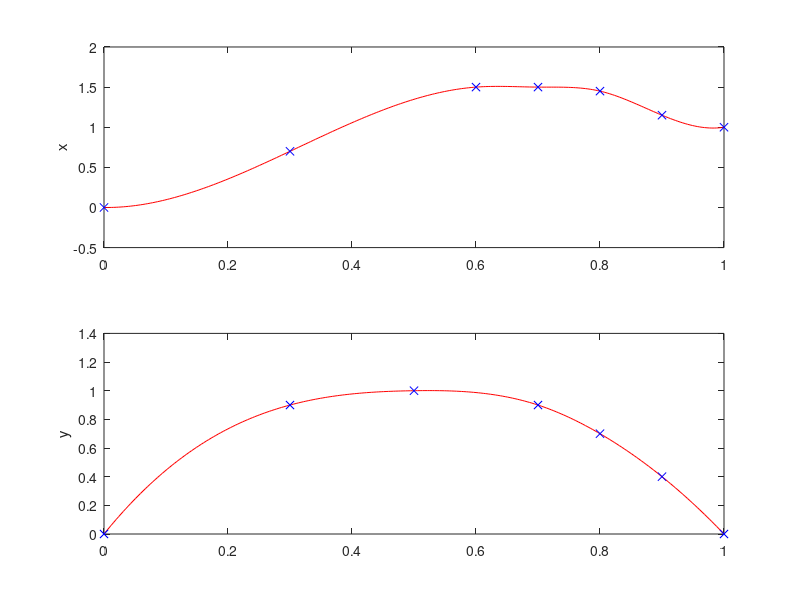

Source code (MATLAB):
%X coordinates for kicks
breakTX = [0  0.1   0.3 0.6 0.7 0.8   0.9 1];
breakX = [0 -0.2    -1  2  2.1  2    1.3 1];
breakTY = [0  0.1   0.3   0.5    0.7 0.8   0.9   1];
breakY = [0   0.7    1     1     0.9   0.7   0.3     0];


%For walkkick
breakTX = [0   0.3 0.6 0.7 0.8   0.9 1];
breakX = [0     0.7   1.5  1.5  1.45   1.15 1];

breakTY = [0    0.3   0.5    0.7 0.8   0.9   1];
breakY = [0      0.9     1     0.9   0.7   0.4     0];






p=csapi(breakTX,breakX);
coefX = p.coefs;

q=csapi(breakTY,breakY);
coefY = q.coefs;

%Print in lua syntax
str1='local breaksTX={';
for i=2:size(p.breaks,2) str1=[str1 sprintf('%f,',p.breaks(i))]; end
str1 = [str1 '}'];
disp(str1);

str1='local breaksTY={';
for i=2:size(q.breaks,2) str1=[str1 sprintf('%f,',q.breaks(i))]; end
str1 = [str1 '}'];
disp(str1);


disp('local coefsX={');
for i=1:size(coefX,1)  
  str2='  {';
  for j=1:size(coefX,2) str2=[str2 sprintf('%f,', coefX(i,j))]; end
  str2=[str2 '},'];
  disp(str2);
end
disp('}');

disp('local coefsY={');
for i=1:size(coefY,1)  
  str2='  {';
  for j=1:size(coefY,2) str2=[str2 sprintf('%f,', coefY(i,j))]; end
  str2=[str2 '},'];
  disp(str2);
end
disp('}');

subplot(2,1,1);
fnplt(p);
ylabel('x');

subplot(2,1,2);
fnplt(q);
ylabel('y');
